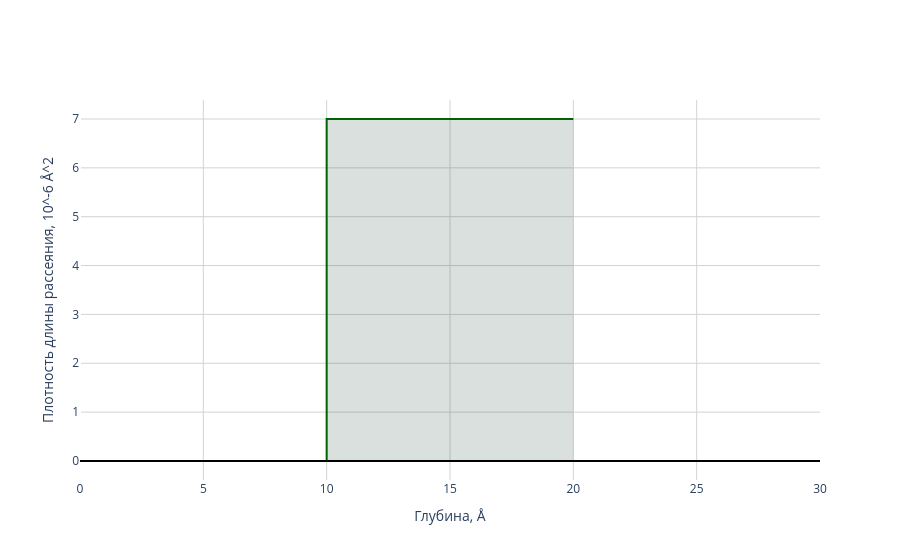

The notebook cell saved with this chart:
### Code cell
from add_roughness import *
from variables import *
fig = plot_density_profile(transform_array(matr, rough_res, lambda z: z))
fig.show()

### Figure 1 — Plotly figure (JSON) as saved in the notebook; plotly's stock layout.template omitted (floating-point values rounded to 4 significant figures)
{"data": [{"fill": "tozeroy", "fillcolor": "rgba(1,50,32,0.15)", "mode": "none", "showlegend": false, "type": "scatter", "x": [0.0, 0.0, 10.0, 10.0, 10.0, 10.0, 10.0, 10.0, 10.0, 10.0, 10.0, 10.0, 10.0, 10.0, 10.0, 10.0, 10.0, 10.0, 10.0, 10.0, 10.0, 10.0, 10.0, 10.0, 10.0, 10.0, 10.0, 10.0, 10.0, 10.0, 10.0, 10.0, 10.0, 10.0, 10.0, 10.0, 10.0, 10.0, 20.0, 20.0], "y": [0.0, 0.0, 0.01637, 0.01637, 0.04665, 0.04665, 0.1186, 0.1186, 0.2698, 0.2698, 0.5505, 0.5505, 1.011, 1.011, 1.678, 1.678, 2.533, 2.533, 3.5, 3.5, 4.467, 4.467, 5.322, 5.322, 5.989, 5.989, 6.449, 6.449, 6.73, 6.73, 6.881, 6.881, 6.953, 6.953, 6.984, 6.984, 7.0, 7.0, 7.0, 7.0]}, {"line": {"color": "darkgreen", "shape": "hv"}, "mode": "lines", "showlegend": false, "type": "scatter", "x": [0.0, 10.0, 10.0, 10.0, 10.0, 10.0, 10.0, 10.0, 10.0, 10.0, 10.0, 10.0, 10.0, 10.0, 10.0, 10.0, 10.0, 10.0, 10.0, 20.0], "y": [0.0, 0.01637, 0.04665, 0.1186, 0.2698, 0.5505, 1.011, 1.678, 2.533, 3.5, 4.467, 5.322, 5.989, 6.449, 6.73, 6.881, 6.953, 6.984, 7.0, 7.0]}], "layout": {"plot_bgcolor": "white", "shapes": [{"line": {"color": "black", "width": 2}, "type": "line", "x0": 0, "x1": 1, "xref": "x domain", "y0": 0, "y1": 0, "yref": "y"}], "showlegend": false, "xaxis": {"gridcolor": "lightgray", "gridwidth": 1, "range": [0, 30], "showgrid": true, "title": {"text": "Глубина, Å"}}, "yaxis": {"gridcolor": "lightgray", "gridwidth": 1, "showgrid": true, "title": {"text": "Плотность длины рассеяния, 10^-6 Å^2"}}}}
